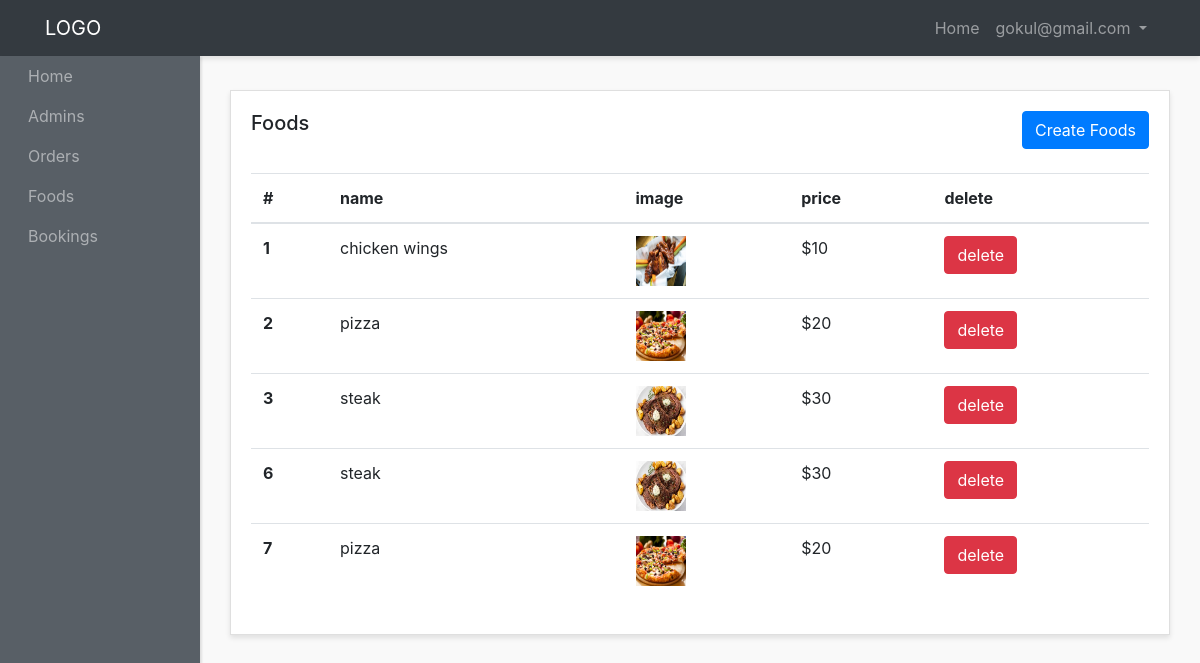
The page /admin-panel/foods-admins/show-foods.php (signed in) on the database its author committed.
### tables this page shows
CREATE TABLE `foods` (
  `id` int(10) NOT NULL,
  `name` varchar(200) NOT NULL,
  `image` varchar(200) NOT NULL,
  `description` text NOT NULL,
  `price` varchar(20) NOT NULL,
  `meal_id` int(1) NOT NULL,
  `created_at` timestamp NOT NULL DEFAULT current_timestamp()
);

### libs/App.php (called while the page is built, shortened)
<?php
class App
{
    public $host = HOST;
    public $dbname = DBNAME;
    public $user = USER;
    public $pass = PASS;
    public $link;
    private function connect()
    {
        try {
            $this->link = new PDO(
                "mysql:host={$this->host};dbname={$this->dbname}",
                $this->user,
                $this->pass
            );
            $this->link->setAttribute(PDO::ATTR_ERRMODE, PDO::ERRMODE_EXCEPTION);
        } catch (PDOException $e) {
            die('Database Connection Failed: ' . $e->getMessage());
        }
    }
    public function selectAll(string $query)
    {
        $stmt = $this->link->query($query);
        if ($stmt) {
            $allRows = $stmt->fetchAll(PDO::FETCH_OBJ);
            return $allRows ?: false;
        }
        return false;
    }
}

### admin-panel/foods-admins/show-foods.php (the view, shortened to what this page needs)
<?php require "../../libs/App.php"; ?>
<?php require "../layouts/header.php"; ?>
<?php
    $query = "SELECT * FROM foods";
    $app = new App;
    $app->validateSessionAdminInside();
    $foods = $app->selectAll($query);
?>
      <div class="row">
        <div class="col">
          <div class="card">
            <div class="card-body">
              <h5 class="card-title mb-4 d-inline">Foods</h5>
              <a  href="create-foods.php" class="btn btn-primary mb-4 text-center float-right">Create Foods</a>
              <table class="table">
                <thead>
                  <tr>
                    <th scope="col">#</th>
                    <th scope="col">name</th>
                    <th scope="col">image</th>
                    <th scope="col">price</th>
                    <th scope="col">delete</th>
                  </tr>
                </thead>
                <tbody>
                  <?php foreach($foods as $food) : ?>
                    <tr>
                      <th scope="row"><?php echo $food->id; ?></th>
                      <td><?php echo $food->name; ?></td>
                      <td><img style="width: 50px; height: 50px" src="foods-images/<?php echo $food->image; ?>" </td>
                      <td>$<?php echo $food->price; ?></td>
                      <td><a href="delete-foods.php?id=<?php echo $food->id; ?>" class="btn btn-danger  text-center ">delete</a></td>
                    </tr>
                  <?php endforeach; ?>
                </tbody>
              </table>
            </div>
          </div>
        </div>
      </div>
<?php require "../layouts/footer.php"; ?>

### admin-panel/styles/style.css (style rules this page uses)
body { background:#f9f9f9; }
.card { margin-bottom: 15px; border-radius:0; box-shadow: 0 3px 5px rgba(0,0,0,.1); }

### rows shown on the page
foods: id "1", name "chicken wings", image (picture), price "10"
foods: id "2", name "pizza", image (picture), price "20"
foods: id "3", name "steak", image (picture), price "30"
foods: id "6", name "steak", image (picture), price "30"
foods: id "7", name "pizza", image (picture), price "20"

### other values the page prints
$_SESSION['email'] "gokul@gmail.com"
